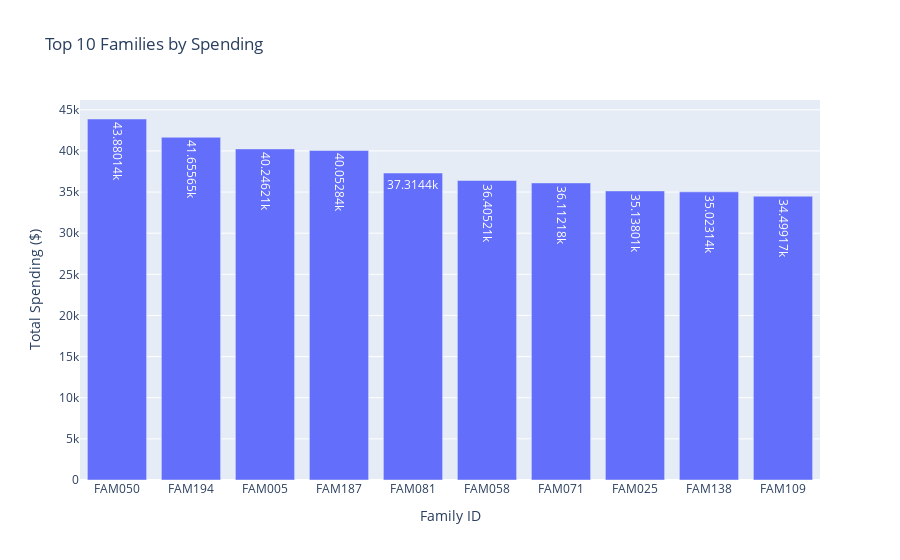

Source (notebook cell):
### Code cell
# Family-wise spending trends
fig2 = px.bar(
    family_spending.head(10).reset_index(),
    x='Family ID',
    y='Amount',
    title='Top 10 Families by Spending',
    labels={'Amount': 'Total Spending ($)', 'Family ID': 'Family ID'},
    text_auto=True)
fig2.show()

### Figure 1 — Plotly figure (JSON) as saved in the notebook; plotly's stock layout.template omitted (floating-point values rounded to 4 significant figures)
{"data": [{"alignmentgroup": "True", "hovertemplate": "Family ID=%{x}<br>Total Spending ($)=%{y}<extra></extra>", "legendgroup": "", "marker": {"color": "#636efa", "pattern": {"shape": ""}}, "name": "", "offsetgroup": "", "orientation": "v", "showlegend": false, "textposition": "auto", "texttemplate": "%{y}", "type": "bar", "x": ["FAM050", "FAM194", "FAM005", "FAM187", "FAM081", "FAM058", "FAM071", "FAM025", "FAM138", "FAM109"], "xaxis": "x", "y": [43880.0, 41660.0, 40250.0, 40050.0, 37310.0, 36410.0, 36110.0, 35140.0, 35020.0, 34500.0], "yaxis": "y"}], "layout": {"barmode": "relative", "legend": {"tracegroupgap": 0}, "title": {"text": "Top 10 Families by Spending"}, "xaxis": {"anchor": "y", "domain": [0, 1], "title": {"text": "Family ID"}}, "yaxis": {"anchor": "x", "domain": [0, 1], "title": {"text": "Total Spending ($)"}}}}
